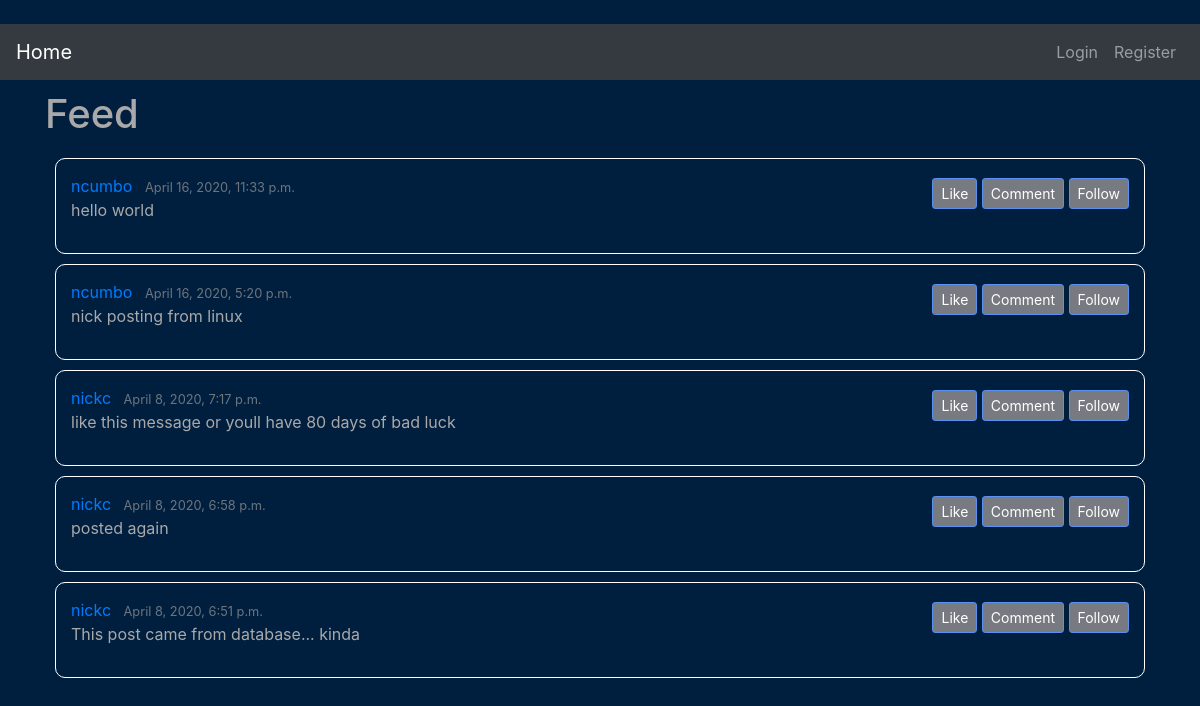
The page / on the database its author committed.
### feed/models.py (models this page shows, shortened)
class Post(models.Model):
    content = models.TextField(max_length=280)  #sets 280 characters per post
    date_posted = models.DateTimeField(default=timezone.now)   #sets date/time when post is created
    username = models.ForeignKey(User, on_delete=models.CASCADE)      #related table is User. If user is deleted, delete posts as well
    likes = models.ManyToManyField(User, blank=True, related_name='likes')

### feed/views.py (the view)
# urls.py: path('', PostListView.as_view(), name='feed-home'),
class PostListView(ListView):
    model = Post     #tells listviewto query a post
    template_name = 'feed/feed.html'    #template w naming convention <app>/<model>_<viewtype>.html naming convention
    context_object_name = 'posts'
    ordering = ['-date_posted'] #chronological ordering

### feed/templates/feed/feed.html (shortened to what this page needs)
{% extends "feed/base.html" %}
{% load crispy_forms_tags %}
{% block content %}
    <div class="modal-title">
        <h1>Feed</h1>
   </div>
    {% for post in posts %}
        <article class="media content-section">
            <div class="media-body">
                <div class="article-metadata">
                    <a class="mr-2" href="{% url 'feed-detail' post.id %}">{{ post.username }}</a>
                    <small class="text-muted">{{ post.date_posted }}</small>
                </div>
                <p class="article-content" >{{ post.content }}</p>
            </div>
            <div class="icons">
                <button type="button" class="btn btn-sm mt-1 mb-1" aria-label="Left Align">
                    <span >Like</span>
                </button>
                <button type="button" class="btn btn-sm mt-1 mb-1" aria-label="Left Align">
                    <span>Comment</span>
                </button>
                <button type="button" class="btn btn-sm mt-1 mb-1" aria-label="Left Align">
                    <span >Follow</span>
                </button>
            </div>
        </article>
    {% endfor %}
{% endblock content %}

### feed/static/feed/css/stylized.css (style rules this page uses)
body { background-color: #001f3f; }
h1, p, small { color: darkgray; }
.modal-title { margin-top: 10px; margin-bottom: 20px; }
.media { padding: 15px; border: 1px solid white; border-radius: 10px; margin: 10px; }
.btn { background: #777a80; border-color: #5a92f2; }
span { color: white; }

### rows shown on the page
Post: username "ncumbo", date_posted "April 16, 2020, 11:33 p.m.", content "hello world"
Post: username "ncumbo", date_posted "April 16, 2020, 5:20 p.m.", content "nick posting from linux"
Post: username "nickc", date_posted "April 8, 2020, 7:17 p.m.", content "like this message or youll have 80 days of bad luck"
Post: username "nickc", date_posted "April 8, 2020, 6:58 p.m.", content "posted again"
Post: username "nickc", date_posted "April 8, 2020, 6:51 p.m.", content "This post came from database... kinda"
